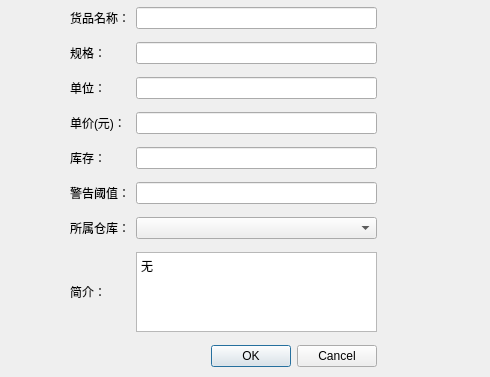
<?xml version="1.0" encoding="UTF-8"?>
<ui version="4.0">
 <class>GoodsTable</class>
 <widget class="QDialog" name="GoodsTable">
  <property name="geometry">
   <rect>
    <x>0</x>
    <y>0</y>
    <width>490</width>
    <height>377</height>
   </rect>
  </property>
  <property name="windowTitle">
   <string>Dialog</string>
  </property>
  <widget class="QWidget" name="">
   <property name="geometry">
    <rect>
     <x>70</x>
     <y>0</y>
     <width>307</width>
     <height>377</height>
    </rect>
   </property>
   <layout class="QGridLayout" name="gridLayout">
    <item row="0" column="0">
     <widget class="QLabel" name="label">
      <property name="text">
       <string>货品名称：</string>
      </property>
     </widget>
    </item>
    <item row="0" column="1">
     <widget class="QLineEdit" name="nameEdit"/>
    </item>
    <item row="1" column="0">
     <widget class="QLabel" name="label_2">
      <property name="text">
       <string>规格：</string>
      </property>
     </widget>
    </item>
    <item row="1" column="1">
     <widget class="QLineEdit" name="specEdit"/>
    </item>
    <item row="2" column="0">
     <widget class="QLabel" name="label_3">
      <property name="text">
       <string>单位：</string>
      </property>
     </widget>
    </item>
    <item row="2" column="1">
     <widget class="QLineEdit" name="unitEdit"/>
    </item>
    <item row="3" column="0">
     <widget class="QLabel" name="label_4">
      <property name="text">
       <string>单价(元)：</string>
      </property>
     </widget>
    </item>
    <item row="3" column="1">
     <widget class="QLineEdit" name="priceEdit"/>
    </item>
    <item row="4" column="0">
     <widget class="QLabel" name="label_5">
      <property name="text">
       <string>库存：</string>
      </property>
     </widget>
    </item>
    <item row="4" column="1">
     <widget class="QLineEdit" name="stockQuantityEdit"/>
    </item>
    <item row="5" column="0">
     <widget class="QLabel" name="label_8">
      <property name="text">
       <string>警告阈值：</string>
      </property>
     </widget>
    </item>
    <item row="5" column="1">
     <widget class="QLineEdit" name="warningQuantityEdit"/>
    </item>
    <item row="6" column="0">
     <widget class="QLabel" name="label_6">
      <property name="text">
       <string>所属仓库：</string>
      </property>
     </widget>
    </item>
    <item row="6" column="1">
     <widget class="QComboBox" name="wareBox"/>
    </item>
    <item row="7" column="0">
     <widget class="QLabel" name="label_7">
      <property name="text">
       <string>简介：</string>
      </property>
     </widget>
    </item>
    <item row="7" column="1">
     <widget class="QTextEdit" name="introEdit">
      <property name="maximumSize">
       <size>
        <width>16777215</width>
        <height>80</height>
       </size>
      </property>
      <property name="html">
       <string>&lt;!DOCTYPE HTML PUBLIC &quot;-//W3C//DTD HTML 4.0//EN&quot; &quot;http://www.w3.org/TR/REC-html40/strict.dtd&quot;&gt;
&lt;html&gt;&lt;head&gt;&lt;meta name=&quot;qrichtext&quot; content=&quot;1&quot; /&gt;&lt;meta charset=&quot;utf-8&quot; /&gt;&lt;style type=&quot;text/css&quot;&gt;
p, li { white-space: pre-wrap; }
hr { height: 1px; border-width: 0; }
li.unchecked::marker { content: &quot;\2610&quot;; }
li.checked::marker { content: &quot;\2612&quot;; }
&lt;/style&gt;&lt;/head&gt;&lt;body style=&quot; font-family:'Microsoft YaHei UI'; font-size:9pt; font-weight:400; font-style:normal;&quot;&gt;
&lt;p style=&quot; margin-top:0px; margin-bottom:0px; margin-left:0px; margin-right:0px; -qt-block-indent:0; text-indent:0px;&quot;&gt;无&lt;/p&gt;&lt;/body&gt;&lt;/html&gt;</string>
      </property>
     </widget>
    </item>
    <item row="8" column="1">
     <widget class="QDialogButtonBox" name="buttonBox">
      <property name="orientation">
       <enum>Qt::Orientation::Horizontal</enum>
      </property>
      <property name="standardButtons">
       <set>QDialogButtonBox::StandardButton::Cancel|QDialogButtonBox::StandardButton::Ok</set>
      </property>
     </widget>
    </item>
   </layout>
  </widget>
 </widget>
 <resources/>
 <connections>
  <connection>
   <sender>buttonBox</sender>
   <signal>accepted()</signal>
   <receiver>GoodsTable</receiver>
   <slot>accept()</slot>
   <hints>
    <hint type="sourcelabel">
     <x>248</x>
     <y>254</y>
    </hint>
    <hint type="destinationlabel">
     <x>157</x>
     <y>274</y>
    </hint>
   </hints>
  </connection>
  <connection>
   <sender>buttonBox</sender>
   <signal>rejected()</signal>
   <receiver>GoodsTable</receiver>
   <slot>reject()</slot>
   <hints>
    <hint type="sourcelabel">
     <x>316</x>
     <y>260</y>
    </hint>
    <hint type="destinationlabel">
     <x>286</x>
     <y>274</y>
    </hint>
   </hints>
  </connection>
 </connections>
</ui>
